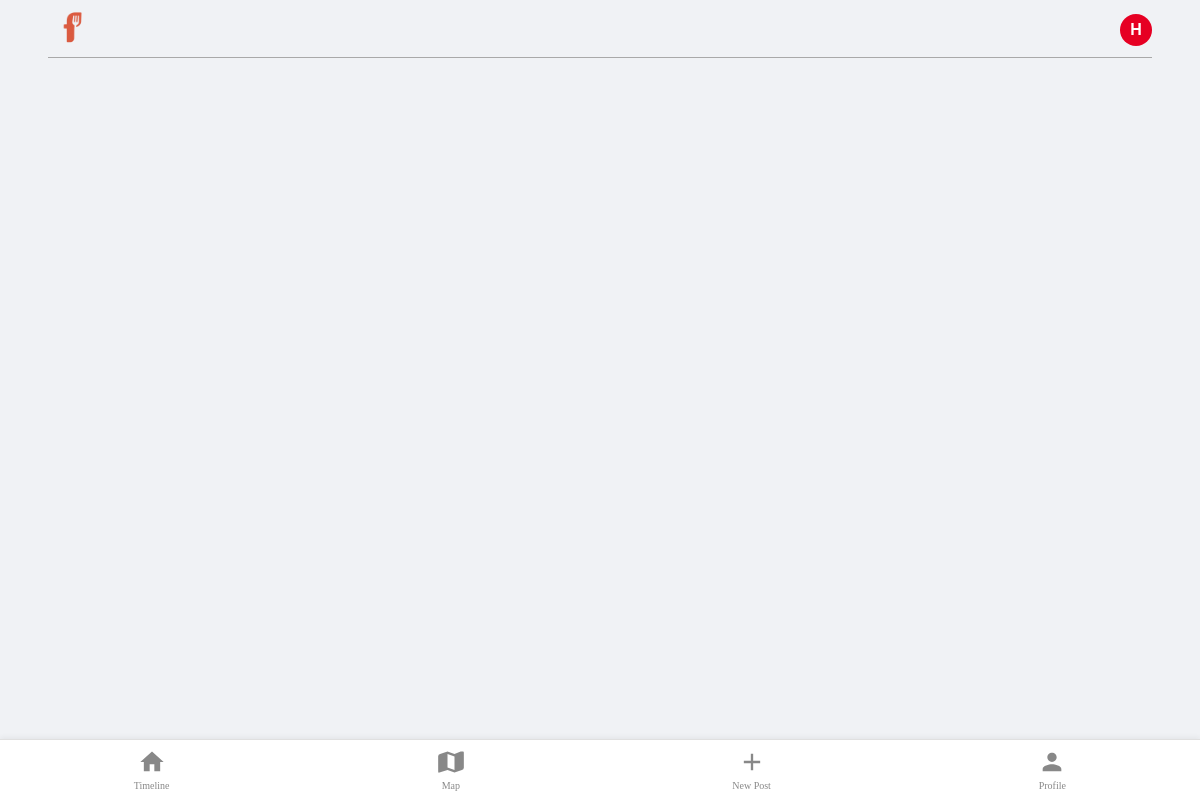
Before: /index (signed in) with the older database file.
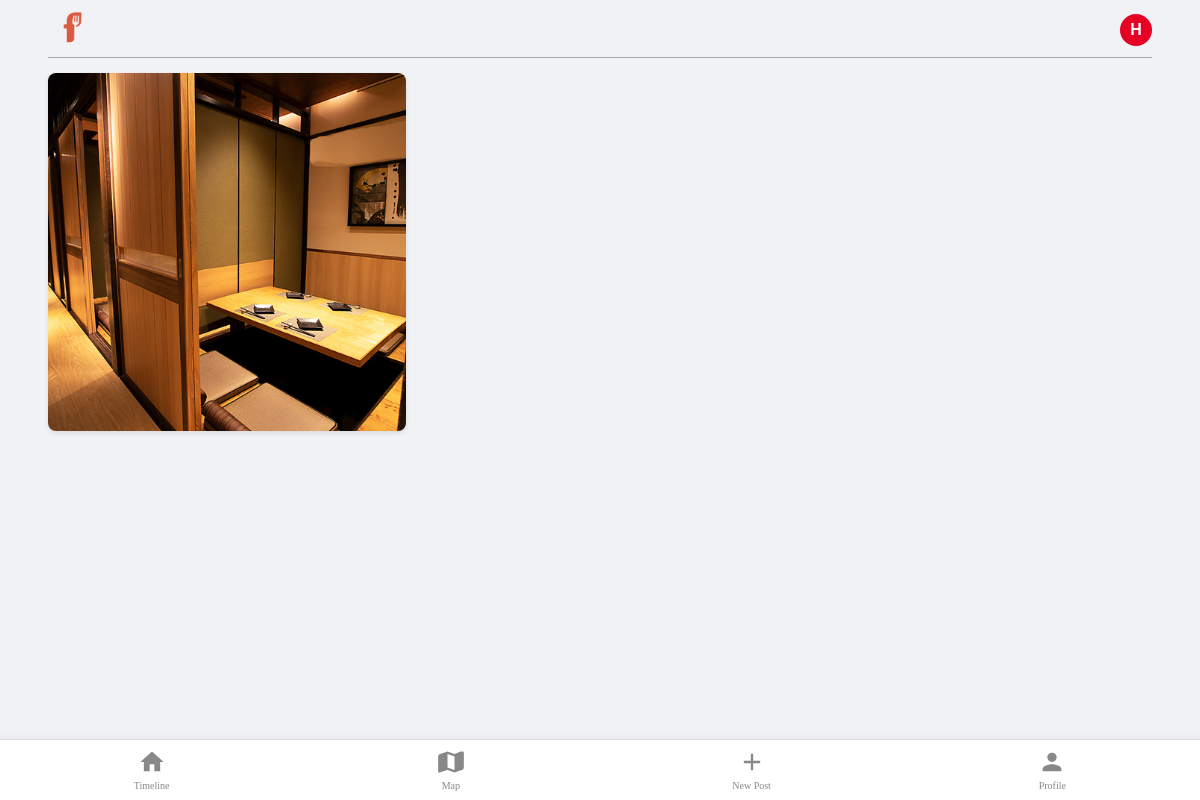
After: the same page with the newer database file.
### app/models.py (models this page shows, shortened)
class Post(db.Model):
    id = db.Column(db.Integer, primary_key=True, nullable=False)
    body = db.Column(db.Text)
    timestamp = db.Column(db.DateTime, index=True, default=lambda: datetime.now(timezone.utc), nullable=False)
    image_filename = db.Column(db.String(128), nullable = False) # 画像ファイル名を保存するカラム
    user_id = db.Column(db.Integer, db.ForeignKey('user.id', name='fk_post_user_id'), nullable=False)
    shop_id = db.Column(db.Integer, db.ForeignKey('shop.id', name='fk_post_shop_id'), nullable=False)
    author = db.relationship('User', back_populates='posts')
    shop = db.relationship('Shop', back_populates='posts')
    likers = db.relationship('User', secondary=likes, back_populates='liked_posts', lazy='dynamic', cascade="all, delete")
    comments = db.relationship('Comment', back_populates='post', lazy='dynamic', cascade='all, delete-orphan')

### app/routes.py (the view)
@app.route('/')
@app.route('/index')
def index():
    posts = Post.query.order_by(Post.timestamp.desc()).all()
    return render_template('index.html', title='Home', posts=posts)

### app/models.py (called while the page is built)
@login.user_loader
def load_user(id):
    return User.query.get(int(id))

    def has_liked_post(self, post):
        return self.liked_posts.filter(likes.c.post_id == post.id).count() > 0

### app/routes.py (called while the page is built)
@app.context_processor
def inject_user():
    return dict(current_user=current_user)

### app/templates/index.html
{% extends "base.html" %}
{% block content %}
    <div class="post-grid">
        {% for post in posts %}
            {% include '_post_card.html' %}
        {% endfor %}
    </div>
{% endblock %}

### app/templates/_post_card.html (shortened to what this page needs)
            <a href="{{ url_for('post_detail', post_id=post.id) }}" class="post-card-link">
                <div class="post-card">
                    {% if post.image_filename %}
                        <img src="{{ url_for('static', filename='uploads/' + post.image_filename) }}" alt="User post">
                    {% else %}
                        <img src="{{ url_for('static', filename='images/default_post_image.png') }}" alt="No image">
                    {% endif %}
                </div>
            </a>

Changed rows visible on the page:
added Post: image_filename (picture)
